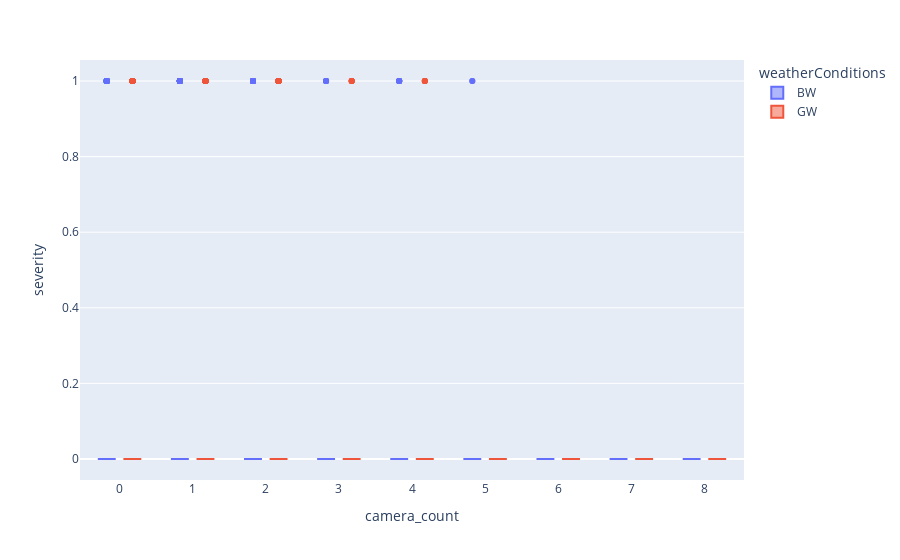

Notebook source saved alongside this figure:
### Code cell
fig = px.box(df_dropped, x="camera_count", y="severity", color='weatherConditions')
fig.show()

### Figure 1 — Plotly figure (JSON) as saved in the notebook; plotly's stock layout.template omitted (floating-point values rounded to 4 significant figures; data arrays with more than 128 entries replaced by an {"elided": "..."} marker saying what was removed)
{"data": [{"alignmentgroup": "True", "hovertemplate": "weatherConditions=BW<br>camera_count=%{x}<br>severity=%{y}<extra></extra>", "legendgroup": "BW", "marker": {"color": "#636efa"}, "name": "BW", "notched": false, "offsetgroup": "BW", "orientation": "v", "showlegend": true, "type": "box", "x": {"elided": "4046 int values"}, "x0": " ", "xaxis": "x", "y": {"elided": "4046 int values"}, "y0": " ", "yaxis": "y"}, {"alignmentgroup": "True", "hovertemplate": "weatherConditions=GW<br>camera_count=%{x}<br>severity=%{y}<extra></extra>", "legendgroup": "GW", "marker": {"color": "#EF553B"}, "name": "GW", "notched": false, "offsetgroup": "GW", "orientation": "v", "showlegend": true, "type": "box", "x": {"elided": "2760 int values"}, "x0": " ", "xaxis": "x", "y": {"elided": "2760 int values"}, "y0": " ", "yaxis": "y"}], "layout": {"boxmode": "group", "legend": {"title": {"text": "weatherConditions"}, "tracegroupgap": 0}, "margin": {"t": 60}, "xaxis": {"anchor": "y", "domain": [0, 1], "title": {"text": "camera_count"}}, "yaxis": {"anchor": "x", "domain": [0, 1], "title": {"text": "severity"}}}}
